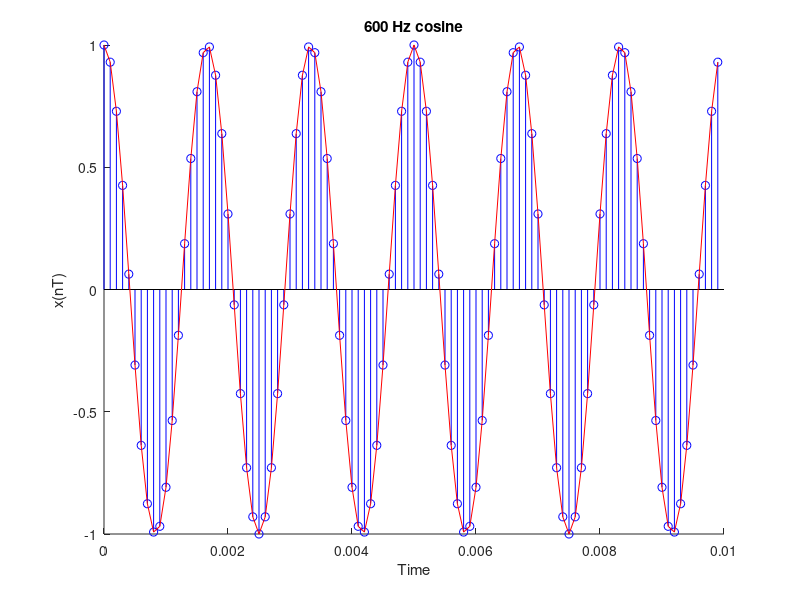

Source code (MATLAB):
% Generates a 600 Hz cosine wave 
%
N = 100; % 64 data points
fs = 10000;   % 1 kHz sampling frequency
T = 1/fs;    % sample period
f = 600; % signal frequency in Hz
n = 0:N-1;  % discrete time vector

x = cos(2*pi*f*n*T); % signal definition

% plot the signal against time

% 1.1
hold on

stem(n*T, x, "b");

% 1.2
plot(n*T, x, "r");
title("600 Hz cosine")
xlabel("Time");
ylabel("x(nT)");

hold off
drawnow
